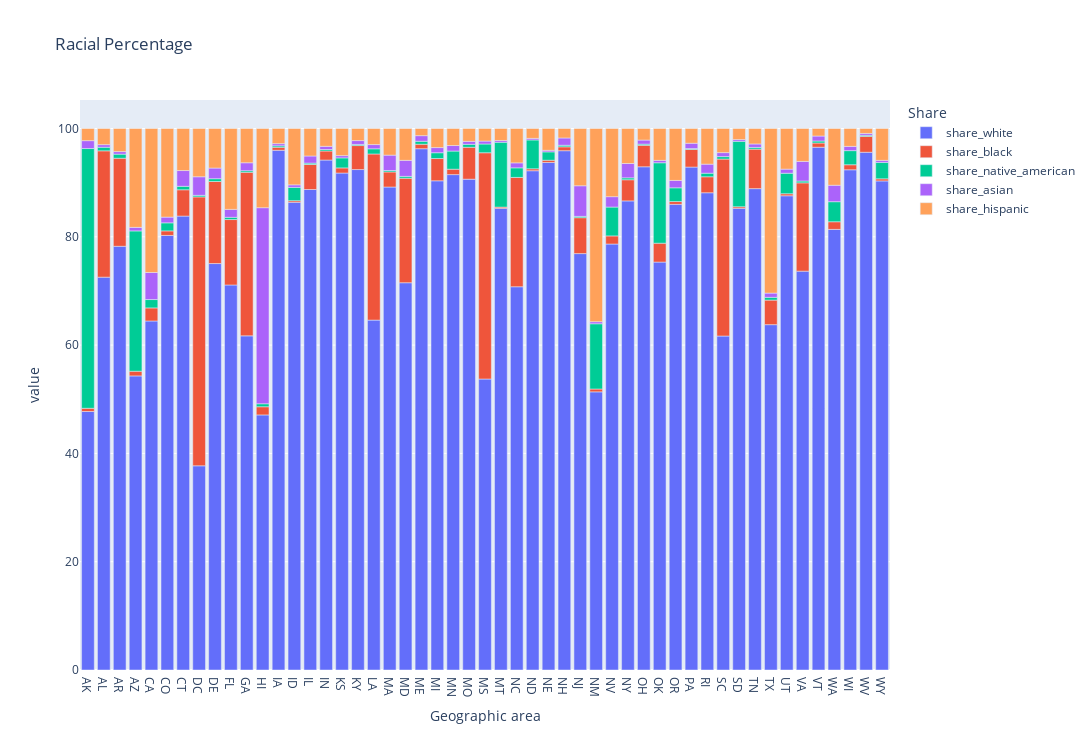

The notebook cell this image was saved under:
### Code cell
fig = px.bar(df, x="Geographic area", color='Share', y='value', title="Racial Percentage", width=1300, height=750)
fig.show()

### Figure 1 — Plotly figure (JSON) as saved in the notebook; plotly's stock layout.template omitted (floating-point values rounded to 4 significant figures)
{"data": [{"alignmentgroup": "True", "hovertemplate": "Share=share_white<br>Geographic area=%{x}<br>value=%{y}<extra></extra>", "legendgroup": "share_white", "marker": {"color": "#636efa", "pattern": {"shape": ""}}, "name": "share_white", "offsetgroup": "share_white", "orientation": "v", "showlegend": true, "textposition": "auto", "type": "bar", "x": ["AK", "AL", "AR", "AZ", "CA", "CO", "CT", "DC", "DE", "FL", "GA", "HI", "IA", "ID", "IL", "IN", "KS", "KY", "LA", "MA", "MD", "ME", "MI", "MN", "MO", "MS", "MT", "NC", "ND", "NE", "NH", "NJ", "NM", "NV", "NY", "OH", "OK", "OR", "PA", "RI", "SC", "SD", "TN", "TX", "UT", "VA", "VT", "WA", "WI", "WV", "WY"], "xaxis": "x", "y": [47.74, 72.54, 78.25, 54.31, 64.45, 80.25, 83.83, 37.71, 75.06, 71.1, 61.71, 47.1, 95.98, 86.38, 88.73, 94.17, 91.77, 92.42, 64.61, 89.19, 71.52, 96.27, 90.34, 91.49, 90.64, 53.74, 85.26, 70.78, 92.2, 93.72, 95.9, 76.9, 51.37, 78.67, 86.63, 92.93, 75.33, 85.99, 92.88, 88.13, 61.67, 85.25, 88.89, 63.77, 87.58, 73.66, 96.55, 81.37, 92.38, 95.61, 90.32], "yaxis": "y"}, {"alignmentgroup": "True", "hovertemplate": "Share=share_black<br>Geographic area=%{x}<br>value=%{y}<extra></extra>", "legendgroup": "share_black", "marker": {"color": "#EF553B", "pattern": {"shape": ""}}, "name": "share_black", "offsetgroup": "share_black", "orientation": "v", "showlegend": true, "textposition": "auto", "type": "bar", "x": ["AK", "AL", "AR", "AZ", "CA", "CO", "CT", "DC", "DE", "FL", "GA", "HI", "IA", "ID", "IL", "IN", "KS", "KY", "LA", "MA", "MD", "ME", "MI", "MN", "MO", "MS", "MT", "NC", "ND", "NE", "NH", "NJ", "NM", "NV", "NY", "OH", "OK", "OR", "PA", "RI", "SC", "SD", "TN", "TX", "UT", "VA", "VT", "WA", "WI", "WV", "WY"], "xaxis": "x", "y": [0.5933, 23.33, 16.26, 0.8651, 2.414, 0.8391, 4.86, 49.66, 15.15, 12.08, 30.2, 1.512, 0.5593, 0.2871, 4.62, 1.677, 0.9482, 4.43, 30.68, 2.787, 19.3, 0.8248, 4.109, 0.9973, 5.892, 41.79, 0.2287, 20.19, 0.357, 0.4161, 0.7173, 6.631, 0.5238, 1.498, 3.906, 3.965, 3.488, 0.5196, 3.257, 2.952, 32.67, 0.2915, 7.298, 4.54, 0.3769, 16.3, 0.776, 1.409, 0.9314, 2.933, 0.3906], "yaxis": "y"}, {"alignmentgroup": "True", "hovertemplate": "Share=share_native_american<br>Geographic area=%{x}<br>value=%{y}<extra></extra>", "legendgroup": "share_native_american", "marker": {"color": "#00cc96", "pattern": {"shape": ""}}, "name": "share_native_american", "offsetgroup": "share_native_american", "orientation": "v", "showlegend": true, "textposition": "auto", "type": "bar", "x": ["AK", "AL", "AR", "AZ", "CA", "CO", "CT", "DC", "DE", "FL", "GA", "HI", "IA", "ID", "IL", "IN", "KS", "KY", "LA", "MA", "MD", "ME", "MI", "MN", "MO", "MS", "MT", "NC", "ND", "NE", "NH", "NJ", "NM", "NV", "NY", "OH", "OK", "OR", "PA", "RI", "SC", "SD", "TN", "TX", "UT", "VA", "VT", "WA", "WI", "WV", "WY"], "xaxis": "x", "y": [47.97, 0.6597, 0.7579, 25.91, 1.545, 1.486, 0.6393, 0.2938, 0.5155, 0.4116, 0.2961, 0.5478, 0.2693, 2.455, 0.2571, 0.2739, 1.849, 0.2105, 0.9543, 0.2648, 0.3381, 0.5483, 1.073, 3.352, 0.5455, 1.613, 11.98, 1.77, 5.325, 1.543, 0.2882, 0.2444, 12.05, 5.329, 0.3522, 0.2153, 14.86, 2.54, 0.1609, 0.6624, 0.4605, 12.09, 0.3164, 0.5087, 3.789, 0.338, 0.3724, 3.705, 2.604, 0.2015, 3.026], "yaxis": "y"}, {"alignmentgroup": "True", "hovertemplate": "Share=share_asian<br>Geographic area=%{x}<br>value=%{y}<extra></extra>", "legendgroup": "share_asian", "marker": {"color": "#ab63fa", "pattern": {"shape": ""}}, "name": "share_asian", "offsetgroup": "share_asian", "orientation": "v", "showlegend": true, "textposition": "auto", "type": "bar", "x": ["AK", "AL", "AR", "AZ", "CA", "CO", "CT", "DC", "DE", "FL", "GA", "HI", "IA", "ID", "IL", "IN", "KS", "KY", "LA", "MA", "MD", "ME", "MI", "MN", "MO", "MS", "MT", "NC", "ND", "NE", "NH", "NJ", "NM", "NV", "NY", "OH", "OK", "OR", "PA", "RI", "SC", "SD", "TN", "TX", "UT", "VA", "VT", "WA", "WI", "WV", "WY"], "xaxis": "x", "y": [1.452, 0.48, 0.4759, 0.6585, 4.994, 1.056, 2.91, 3.428, 1.969, 1.461, 1.47, 36.21, 0.3978, 0.4743, 1.313, 0.5828, 0.4209, 0.7125, 0.784, 2.838, 2.956, 1.038, 0.9507, 1.022, 0.5511, 0.5455, 0.3219, 0.9167, 0.2932, 0.2888, 1.346, 5.651, 0.3878, 1.918, 2.651, 0.7525, 0.4405, 1.357, 0.985, 1.668, 0.7364, 0.3196, 0.6369, 0.7835, 0.7548, 3.623, 0.9165, 3.037, 0.7858, 0.3432, 0.3809], "yaxis": "y"}, {"alignmentgroup": "True", "hovertemplate": "Share=share_hispanic<br>Geographic area=%{x}<br>value=%{y}<extra></extra>", "legendgroup": "share_hispanic", "marker": {"color": "#FFA15A", "pattern": {"shape": ""}}, "name": "share_hispanic", "offsetgroup": "share_hispanic", "orientation": "v", "showlegend": true, "textposition": "auto", "type": "bar", "x": ["AK", "AL", "AR", "AZ", "CA", "CO", "CT", "DC", "DE", "FL", "GA", "HI", "IA", "ID", "IL", "IN", "KS", "KY", "LA", "MA", "MD", "ME", "MI", "MN", "MO", "MS", "MT", "NC", "ND", "NE", "NH", "NJ", "NM", "NV", "NY", "OH", "OK", "OR", "PA", "RI", "SC", "SD", "TN", "TX", "UT", "VA", "VT", "WA", "WI", "WV", "WY"], "xaxis": "x", "y": [2.248, 2.982, 4.262, 18.26, 26.59, 16.37, 7.764, 8.913, 7.302, 14.94, 6.325, 14.62, 2.798, 10.4, 5.078, 3.295, 5.007, 2.23, 2.967, 4.92, 5.882, 1.321, 3.523, 3.143, 2.37, 2.319, 2.212, 6.346, 1.821, 4.027, 1.749, 10.57, 35.68, 12.59, 6.461, 2.133, 5.884, 9.594, 2.721, 6.586, 4.454, 2.047, 2.854, 30.4, 7.503, 6.076, 1.39, 10.48, 3.302, 0.9097, 5.884], "yaxis": "y"}], "layout": {"barmode": "relative", "height": 750, "legend": {"title": {"text": "Share"}, "tracegroupgap": 0}, "title": {"text": "Racial Percentage"}, "width": 1300, "xaxis": {"anchor": "y", "domain": [0, 1], "title": {"text": "Geographic area"}}, "yaxis": {"anchor": "x", "domain": [0, 1], "title": {"text": "value"}}}}
